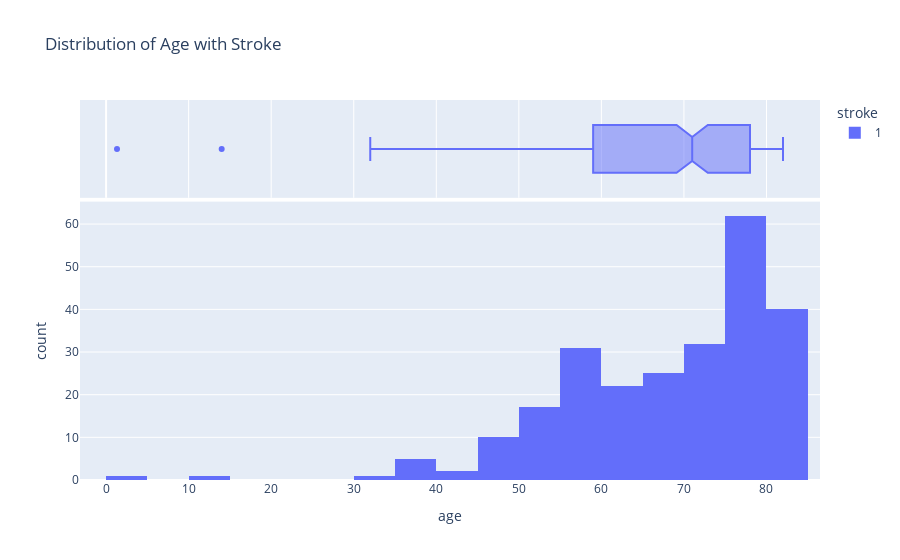

This figure's notebook cell:
### Code cell
fig = px.histogram(stroke, x='age', color='stroke', marginal='box', nbins=20, title='Distribution of Age with Stroke')
fig.show()

### Figure 1 — Plotly figure (JSON) as saved in the notebook; plotly's stock layout.template omitted (floating-point values rounded to 4 significant figures; data arrays with more than 128 entries replaced by an {"elided": "..."} marker saying what was removed)
{"data": [{"alignmentgroup": "True", "bingroup": "x", "hovertemplate": "stroke=1<br>age=%{x}<br>count=%{y}<extra></extra>", "legendgroup": "1", "marker": {"color": "#636efa", "pattern": {"shape": ""}}, "name": "1", "nbinsx": 20, "offsetgroup": "1", "orientation": "v", "showlegend": true, "type": "histogram", "x": {"elided": "249 float values"}, "xaxis": "x", "yaxis": "y"}, {"alignmentgroup": "True", "hovertemplate": "stroke=1<br>age=%{x}<extra></extra>", "legendgroup": "1", "marker": {"color": "#636efa"}, "name": "1", "notched": true, "offsetgroup": "1", "showlegend": false, "type": "box", "x": {"elided": "249 float values"}, "xaxis": "x2", "yaxis": "y2"}], "layout": {"barmode": "relative", "legend": {"title": {"text": "stroke"}, "tracegroupgap": 0}, "title": {"text": "Distribution of Age with Stroke"}, "xaxis": {"anchor": "y", "domain": [0, 1], "title": {"text": "age"}}, "xaxis2": {"anchor": "y2", "domain": [0, 1], "matches": "x", "showgrid": true, "showticklabels": false}, "yaxis": {"anchor": "x", "domain": [0, 0.7326], "title": {"text": "count"}}, "yaxis2": {"anchor": "x2", "domain": [0.7426, 1], "matches": "y2", "showgrid": false, "showline": false, "showticklabels": false, "ticks": ""}}}
